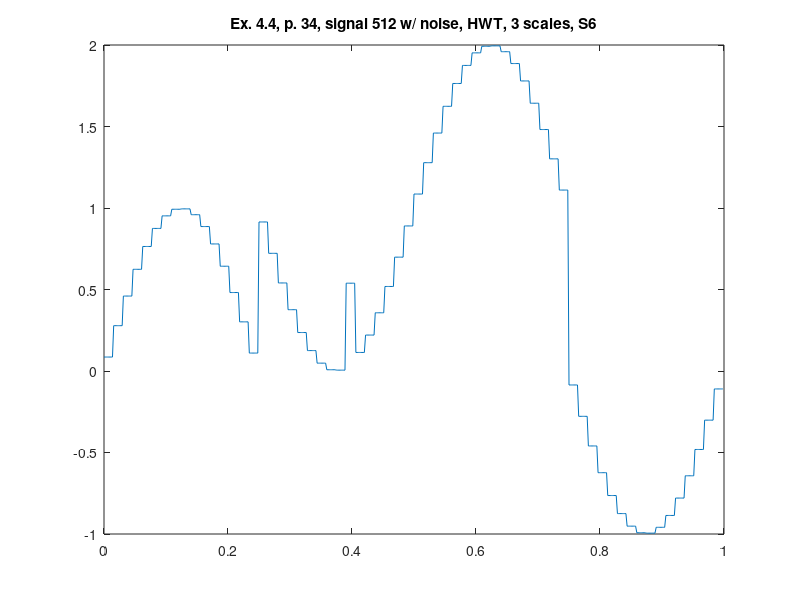

Reproduce this figure in MATLAB.
%% ========================================================================
%% Programmatic octave notes on "Ripples in Mathematics" by A. Jensen
%% and A. la Cour-Harbo written with a deep gratitude to the authors for
%% this wonderful text. 
%% 
%% Reconstruction of graphs in ex 4.4, p.34, HWT, 3 scales, S6.
%%
%% Author: Vladimir Kulyukin
%% 
%% NB: I have tested this code in Octave 4.
%% =========================================================================
t = (1.0/512)*[0:511];

%%y_ex_4_3_chirp_512_p33 = arrayfun(@(x) sin(x*x), t);

y_ex_4_4_512_with_noise_hwt_s6_p34 = [
0.08566170564930468
0.08566170564930468
0.08566170564930468
0.08566170564930468
0.08566170564930468
0.08566170564930468
0.08566170564930468
0.08566170564930468
0.27807947589146526
0.27807947589146526
0.27807947589146526
0.27807947589146526
0.27807947589146526
0.27807947589146526
0.27807947589146526
0.27807947589146526
0.4598108078238835
0.4598108078238835
0.4598108078238835
0.4598108078238835
0.4598108078238835
0.4598108078238835
0.4598108078238835
0.4598108078238835
0.6238718682765019
0.6238718682765019
0.6238718682765019
0.6238718682765019
0.6238718682765019
0.6238718682765019
0.6238718682765019
0.6238718682765019
0.7639578827026285
0.7639578827026285
0.7639578827026285
0.7639578827026285
0.7639578827026285
0.7639578827026285
0.7639578827026285
0.7639578827026285
0.87468542412901
0.87468542412901
0.87468542412901
0.87468542412901
0.87468542412901
0.87468542412901
0.87468542412901
0.87468542412901
0.9517992952353505
0.9517992952353505
0.9517992952353505
0.9517992952353505
0.9517992952353505
0.9517992952353505
0.9517992952353505
0.9517992952353505
0.9923360532009908
0.9923360532009908
0.9923360532009908
0.9923360532009908
0.9923360532009908
0.9923360532009908
0.9923360532009908
0.9923360532009908
0.994737893150587
0.994737893150587
0.994737893150587
0.994737893150587
0.994737893150587
0.994737893150587
0.994737893150587
0.994737893150587
0.9589125137218434
0.9589125137218434
0.9589125137218434
0.9589125137218434
0.9589125137218434
0.9589125137218434
0.9589125137218434
0.9589125137218434
0.8862366641551027
0.8862366641551027
0.8862366641551027
0.8862366641551027
0.8862366641551027
0.8862366641551027
0.8862366641551027
0.8862366641551027
0.7795032365921284
0.7795032365921284
0.7795032365921284
0.7795032365921284
0.7795032365921284
0.7795032365921284
0.7795032365921284
0.7795032365921284
0.6428139367973701
0.6428139367973701
0.6428139367973701
0.6428139367973701
0.6428139367973701
0.6428139367973701
0.6428139367973701
0.6428139367973701
0.4814216579056977
0.4814216579056977
0.4814216579056977
0.4814216579056977
0.4814216579056977
0.4814216579056977
0.4814216579056977
0.4814216579056977
0.30152861468508557
0.30152861468508557
0.30152861468508557
0.30152861468508557
0.30152861468508557
0.30152861468508557
0.30152861468508557
0.30152861468508557
0.11004799590132083
0.11004799590132083
0.11004799590132083
0.11004799590132083
0.11004799590132083
0.11004799590132083
0.11004799590132083
0.11004799590132083
0.9143382943506954
0.9143382943506954
0.9143382943506954
0.9143382943506954
0.9143382943506954
0.9143382943506954
0.9143382943506954
0.9143382943506954
0.7219205241085348
0.7219205241085348
0.7219205241085348
0.7219205241085348
0.7219205241085348
0.7219205241085348
0.7219205241085348
0.7219205241085348
0.5401891921761165
0.5401891921761165
0.5401891921761165
0.5401891921761165
0.5401891921761165
0.5401891921761165
0.5401891921761165
0.5401891921761165
0.3761281317234981
0.3761281317234981
0.3761281317234981
0.3761281317234981
0.3761281317234981
0.3761281317234981
0.3761281317234981
0.3761281317234981
0.2360421172973714
0.2360421172973714
0.2360421172973714
0.2360421172973714
0.2360421172973714
0.2360421172973714
0.2360421172973714
0.2360421172973714
0.12531457587099007
0.12531457587099007
0.12531457587099007
0.12531457587099007
0.12531457587099007
0.12531457587099007
0.12531457587099007
0.12531457587099007
0.04820070476464949
0.04820070476464949
0.04820070476464949
0.04820070476464949
0.04820070476464949
0.04820070476464949
0.04820070476464949
0.04820070476464949
0.007663946799009225
0.007663946799009225
0.007663946799009225
0.007663946799009225
0.007663946799009225
0.007663946799009225
0.007663946799009225
0.007663946799009225
0.005262106849413001
0.005262106849413001
0.005262106849413001
0.005262106849413001
0.005262106849413001
0.005262106849413001
0.005262106849413001
0.005262106849413001
0.5386856463285602
0.5386856463285602
0.5386856463285602
0.5386856463285602
0.5386856463285602
0.5386856463285602
0.5386856463285602
0.5386856463285602
0.11376333584489726
0.11376333584489726
0.11376333584489726
0.11376333584489726
0.11376333584489726
0.11376333584489726
0.11376333584489726
0.11376333584489726
0.22049676340787147
0.22049676340787147
0.22049676340787147
0.22049676340787147
0.22049676340787147
0.22049676340787147
0.22049676340787147
0.22049676340787147
0.35718606320262974
0.35718606320262974
0.35718606320262974
0.35718606320262974
0.35718606320262974
0.35718606320262974
0.35718606320262974
0.35718606320262974
0.5185783420943021
0.5185783420943021
0.5185783420943021
0.5185783420943021
0.5185783420943021
0.5185783420943021
0.5185783420943021
0.5185783420943021
0.6984713853149144
0.6984713853149144
0.6984713853149144
0.6984713853149144
0.6984713853149144
0.6984713853149144
0.6984713853149144
0.6984713853149144
0.8899520040986791
0.8899520040986791
0.8899520040986791
0.8899520040986791
0.8899520040986791
0.8899520040986791
0.8899520040986791
0.8899520040986791
1.085661705649304
1.085661705649304
1.085661705649304
1.085661705649304
1.085661705649304
1.085661705649304
1.085661705649304
1.085661705649304
1.2780794758914649
1.2780794758914649
1.2780794758914649
1.2780794758914649
1.2780794758914649
1.2780794758914649
1.2780794758914649
1.2780794758914649
1.4598108078238836
1.4598108078238836
1.4598108078238836
1.4598108078238836
1.4598108078238836
1.4598108078238836
1.4598108078238836
1.4598108078238836
1.6238718682765019
1.6238718682765019
1.6238718682765019
1.6238718682765019
1.6238718682765019
1.6238718682765019
1.6238718682765019
1.6238718682765019
1.7639578827026285
1.7639578827026285
1.7639578827026285
1.7639578827026285
1.7639578827026285
1.7639578827026285
1.7639578827026285
1.7639578827026285
1.87468542412901
1.87468542412901
1.87468542412901
1.87468542412901
1.87468542412901
1.87468542412901
1.87468542412901
1.87468542412901
1.9517992952353505
1.9517992952353505
1.9517992952353505
1.9517992952353505
1.9517992952353505
1.9517992952353505
1.9517992952353505
1.9517992952353505
1.9923360532009908
1.9923360532009908
1.9923360532009908
1.9923360532009908
1.9923360532009908
1.9923360532009908
1.9923360532009908
1.9923360532009908
1.9947378931505872
1.9947378931505872
1.9947378931505872
1.9947378931505872
1.9947378931505872
1.9947378931505872
1.9947378931505872
1.9947378931505872
1.9589125137218435
1.9589125137218435
1.9589125137218435
1.9589125137218435
1.9589125137218435
1.9589125137218435
1.9589125137218435
1.9589125137218435
1.8862366641551027
1.8862366641551027
1.8862366641551027
1.8862366641551027
1.8862366641551027
1.8862366641551027
1.8862366641551027
1.8862366641551027
1.7795032365921286
1.7795032365921286
1.7795032365921286
1.7795032365921286
1.7795032365921286
1.7795032365921286
1.7795032365921286
1.7795032365921286
1.6428139367973704
1.6428139367973704
1.6428139367973704
1.6428139367973704
1.6428139367973704
1.6428139367973704
1.6428139367973704
1.6428139367973704
1.4814216579056978
1.4814216579056978
1.4814216579056978
1.4814216579056978
1.4814216579056978
1.4814216579056978
1.4814216579056978
1.4814216579056978
1.3015286146850857
1.3015286146850857
1.3015286146850857
1.3015286146850857
1.3015286146850857
1.3015286146850857
1.3015286146850857
1.3015286146850857
1.110047995901321
1.110047995901321
1.110047995901321
1.110047995901321
1.110047995901321
1.110047995901321
1.110047995901321
1.110047995901321
-0.08566170564930446
-0.08566170564930446
-0.08566170564930446
-0.08566170564930446
-0.08566170564930446
-0.08566170564930446
-0.08566170564930446
-0.08566170564930446
-0.27807947589146487
-0.27807947589146487
-0.27807947589146487
-0.27807947589146487
-0.27807947589146487
-0.27807947589146487
-0.27807947589146487
-0.27807947589146487
-0.45981080782388317
-0.45981080782388317
-0.45981080782388317
-0.45981080782388317
-0.45981080782388317
-0.45981080782388317
-0.45981080782388317
-0.45981080782388317
-0.6238718682765015
-0.6238718682765015
-0.6238718682765015
-0.6238718682765015
-0.6238718682765015
-0.6238718682765015
-0.6238718682765015
-0.6238718682765015
-0.7639578827026285
-0.7639578827026285
-0.7639578827026285
-0.7639578827026285
-0.7639578827026285
-0.7639578827026285
-0.7639578827026285
-0.7639578827026285
-0.87468542412901
-0.87468542412901
-0.87468542412901
-0.87468542412901
-0.87468542412901
-0.87468542412901
-0.87468542412901
-0.87468542412901
-0.9517992952353505
-0.9517992952353505
-0.9517992952353505
-0.9517992952353505
-0.9517992952353505
-0.9517992952353505
-0.9517992952353505
-0.9517992952353505
-0.9923360532009906
-0.9923360532009906
-0.9923360532009906
-0.9923360532009906
-0.9923360532009906
-0.9923360532009906
-0.9923360532009906
-0.9923360532009906
-0.994737893150587
-0.994737893150587
-0.994737893150587
-0.994737893150587
-0.994737893150587
-0.994737893150587
-0.994737893150587
-0.994737893150587
-0.9589125137218437
-0.9589125137218437
-0.9589125137218437
-0.9589125137218437
-0.9589125137218437
-0.9589125137218437
-0.9589125137218437
-0.9589125137218437
-0.886236664155103
-0.886236664155103
-0.886236664155103
-0.886236664155103
-0.886236664155103
-0.886236664155103
-0.886236664155103
-0.886236664155103
-0.7795032365921286
-0.7795032365921286
-0.7795032365921286
-0.7795032365921286
-0.7795032365921286
-0.7795032365921286
-0.7795032365921286
-0.7795032365921286
-0.6428139367973705
-0.6428139367973705
-0.6428139367973705
-0.6428139367973705
-0.6428139367973705
-0.6428139367973705
-0.6428139367973705
-0.6428139367973705
-0.4814216579056979
-0.4814216579056979
-0.4814216579056979
-0.4814216579056979
-0.4814216579056979
-0.4814216579056979
-0.4814216579056979
-0.4814216579056979
-0.301528614685086
-0.301528614685086
-0.301528614685086
-0.301528614685086
-0.301528614685086
-0.301528614685086
-0.301528614685086
-0.301528614685086
-0.11004799590132126
-0.11004799590132126
-0.11004799590132126
-0.11004799590132126
-0.11004799590132126
-0.11004799590132126
-0.11004799590132126
-0.11004799590132126
];

figure;
plot(t, y_ex_4_4_512_with_noise_hwt_s6_p34);
xlim([0 1]);
title('Ex. 4.4, p. 34, signal 512 w/ noise, HWT, 3 scales, S6');
